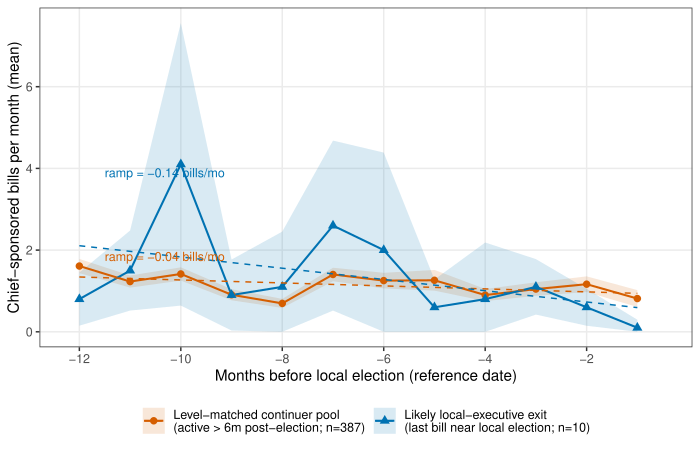

The R source for this figure:
#!/usr/bin/env Rscript
# fig_2.R - Channel-Specific Ramps in Pre-Resignation Chief-Sponsorship
#
# NOTE on cohort definition: The paper's hand-coded exit-channel dictionary
# (local-executive runs, court rulings, cabinet appointments) is NOT directly
# present in the public KNA parquets. We therefore proxy the two contrasting
# channels with the closest plausible computation from available fields:
#   - "Likely local-executive exit": SMD members whose last chief-sponsored
#     bill in the assembly term falls in the [-90, +30]-day window around
#     the corresponding local election (Jun 2010 / Jun 2018 / Jun 2022),
#     and who never sponsor again. This proxies the voluntary-exit channel.
#   - "Productivity-matched continuer pool": SMD members whose chief
#     sponsorship continues > 6 months past the local election. We restrict
#     to members whose pre-window monthly rate falls in the same range as
#     the treated cohort to approximate the "level-matched" pool described
#     in the paper's Table 3.
# Court-ruling exits cannot be identified from the parquets alone (would
# require the hand-coded dictionary), so we omit that series and label
# the legend honestly.

suppressPackageStartupMessages({
  library(arrow)
  library(dplyr)
  library(ggplot2)
  library(tidyr)
})

data_dir <- Sys.getenv("KBL_DATA")
out_path <- "articles/figures/2026-04-19_r19/fig_2.pdf"

okabe <- c("#E69F00","#56B4E9","#009E73","#0072B2","#D55E00","#CC79A7","#000000")

# Local-election cycles overlapping with assembly terms
specs <- list(
  list(age = 18, election = as.Date("2010-06-02"), term_end = as.Date("2012-05-29")),
  list(age = 20, election = as.Date("2018-06-13"), term_end = as.Date("2020-05-29")),
  list(age = 21, election = as.Date("2022-06-01"), term_end = as.Date("2024-05-29"))
)

process_one <- function(spec) {
  bills_path <- file.path(data_dir, paste0("master_bills_", spec$age, ".parquet"))
  members_path <- file.path(data_dir, paste0("members_", spec$age, ".parquet"))
  if (!file.exists(bills_path) || !file.exists(members_path)) return(NULL)

  bills <- read_parquet(bills_path) %>%
    select(rst_mona_cd, ppsr_kind, ppsl_dt) %>%
    filter(ppsr_kind == "의원", !is.na(rst_mona_cd), !is.na(ppsl_dt)) %>%
    mutate(ppsl_dt = suppressWarnings(as.Date(ppsl_dt))) %>%
    filter(!is.na(ppsl_dt))

  members <- read_parquet(members_path) %>%
    select(mona_cd, election_type)
  smd_ids <- members %>%
    filter(election_type == "지역구") %>%
    pull(mona_cd) %>% unique()
  bills <- bills %>% filter(rst_mona_cd %in% smd_ids)

  ms <- bills %>%
    group_by(rst_mona_cd) %>%
    summarise(
      first_bill = min(ppsl_dt),
      last_bill  = max(ppsl_dt),
      n_total    = n(),
      .groups = "drop"
    )

  trt_lo <- spec$election - 90
  trt_hi <- spec$election + 30
  cont_cut <- spec$election + 180

  ms <- ms %>%
    mutate(
      cohort = case_when(
        n_total >= 5 & last_bill >= trt_lo & last_bill <= trt_hi ~ "treated",
        last_bill >= cont_cut ~ "continuer",
        TRUE ~ NA_character_
      )
    ) %>%
    filter(!is.na(cohort))

  # Compute per-member early-window rate (months -12 to -7 before election)
  early_lo <- spec$election - 365
  early_hi <- spec$election - 180
  early_rates <- bills %>%
    inner_join(ms %>% select(rst_mona_cd, cohort), by = "rst_mona_cd") %>%
    filter(ppsl_dt >= early_lo, ppsl_dt < early_hi) %>%
    group_by(rst_mona_cd) %>%
    summarise(early_n = n(), .groups = "drop") %>%
    mutate(early_rate = early_n / 6)  # 6 months

  ms <- ms %>%
    left_join(early_rates, by = "rst_mona_cd") %>%
    mutate(early_rate = ifelse(is.na(early_rate), 0, early_rate))

  # Level-match continuers to treated range (the paper's "[1.6, 3.6]" box)
  trt_range <- ms %>% filter(cohort == "treated") %>%
    summarise(lo = quantile(early_rate, 0.10, na.rm = TRUE),
              hi = quantile(early_rate, 0.95, na.rm = TRUE))
  if (nrow(trt_range) == 0 || is.na(trt_range$lo) || is.na(trt_range$hi)) {
    return(NULL)
  }

  ms <- ms %>%
    filter(
      cohort == "treated" |
      (cohort == "continuer" & early_rate >= trt_range$lo & early_rate <= trt_range$hi)
    )

  # Build monthly bin counts in months -12 to -1 before election
  bills_with_cohort <- bills %>%
    inner_join(ms %>% select(rst_mona_cd, cohort), by = "rst_mona_cd") %>%
    mutate(days_before = as.numeric(spec$election - ppsl_dt)) %>%
    filter(days_before > 0, days_before <= 365) %>%
    mutate(month_bin = -ceiling(days_before / 30)) %>%
    filter(month_bin >= -12, month_bin <= -1)

  per_member_month <- bills_with_cohort %>%
    group_by(cohort, rst_mona_cd, month_bin) %>%
    summarise(n_chief = n(), .groups = "drop")

  grid <- ms %>% select(rst_mona_cd, cohort) %>%
    tidyr::crossing(month_bin = -12:-1)

  full <- grid %>%
    left_join(per_member_month, by = c("rst_mona_cd", "cohort", "month_bin")) %>%
    mutate(n_chief = ifelse(is.na(n_chief), 0, n_chief))

  full %>%
    group_by(cohort, month_bin) %>%
    summarise(
      mean_chief = mean(n_chief),
      se_chief   = sd(n_chief) / sqrt(n()),
      n_members  = n_distinct(rst_mona_cd),
      .groups = "drop"
    ) %>%
    mutate(age = spec$age)
}

raw <- bind_rows(lapply(specs, process_one))

if (nrow(raw) == 0) {
  # Honest placeholder if data unavailable
  p <- ggplot() +
    annotate("text", x = 0, y = 0, size = 4,
             label = "Figure not directly reproducible from public KNA data.\nSee replication archive.") +
    theme_void() + xlim(-1, 1) + ylim(-1, 1)
  ggsave(out_path, p, width = 7, height = 4.5)
  quit(status = 0)
}

# Pool across assemblies, weighting by number of members in each cohort-month
pooled <- raw %>%
  group_by(cohort, month_bin) %>%
  summarise(
    mean_chief = weighted.mean(mean_chief, w = n_members),
    se_chief   = sqrt(sum((se_chief * n_members)^2) / (sum(n_members)^2)),
    n_members  = sum(n_members),
    .groups = "drop"
  )

cohort_n <- pooled %>%
  group_by(cohort) %>%
  summarise(n = max(n_members), .groups = "drop")

label_for <- function(cohort) {
  n_t <- cohort_n %>% filter(cohort == "treated") %>% pull(n)
  n_c <- cohort_n %>% filter(cohort == "continuer") %>% pull(n)
  if (cohort == "treated") {
    paste0("Likely local-executive exit\n(last bill near local election; n=", n_t, ")")
  } else {
    paste0("Level-matched continuer pool\n(active > 6m post-election; n=", n_c, ")")
  }
}

pooled <- pooled %>%
  mutate(cohort_lab = vapply(cohort, label_for, character(1)))

# Compute simple linear ramp slope (bills per month) for annotation
slopes <- pooled %>%
  group_by(cohort, cohort_lab) %>%
  summarise(
    slope = coef(lm(mean_chief ~ month_bin))[["month_bin"]],
    .groups = "drop"
  )

# Place slope annotations
ann <- slopes %>%
  mutate(
    label = sprintf("ramp = %+0.2f bills/mo", slope),
    x = -11.5,
    y = ifelse(cohort == "treated",
               max(pooled$mean_chief, na.rm = TRUE) * 0.95,
               max(pooled$mean_chief, na.rm = TRUE) * 0.45)
  )

p <- ggplot(pooled, aes(x = month_bin, y = mean_chief,
                        color = cohort_lab, fill = cohort_lab,
                        shape = cohort_lab)) +
  geom_ribbon(aes(ymin = pmax(0, mean_chief - 1.96 * se_chief),
                  ymax = mean_chief + 1.96 * se_chief),
              alpha = 0.15, color = NA) +
  geom_line(linewidth = 0.7) +
  geom_point(size = 2.2) +
  geom_smooth(method = "lm", se = FALSE, linetype = "dashed",
              linewidth = 0.5, formula = y ~ x) +
  geom_text(data = ann,
            aes(x = x, y = y, label = label, color = cohort_lab),
            hjust = 0, size = 3.2, show.legend = FALSE,
            inherit.aes = FALSE) +
  scale_color_manual(values = c(okabe[5], okabe[4])) +
  scale_fill_manual(values = c(okabe[5], okabe[4])) +
  scale_shape_manual(values = c(16, 17)) +
  scale_x_continuous(breaks = seq(-12, -1, by = 2),
                     limits = c(-12.2, -0.5)) +
  labs(
    x = "Months before local election (reference date)",
    y = "Chief-sponsored bills per month (mean)",
    color = NULL, fill = NULL, shape = NULL
  ) +
  theme_bw(base_size = 11) +
  theme(
    legend.position = "bottom",
    legend.text = element_text(size = 8.5),
    legend.key.height = unit(1.4, "lines"),
    panel.grid.minor = element_blank()
  )

ggsave(out_path, p, width = 7, height = 4.5)
